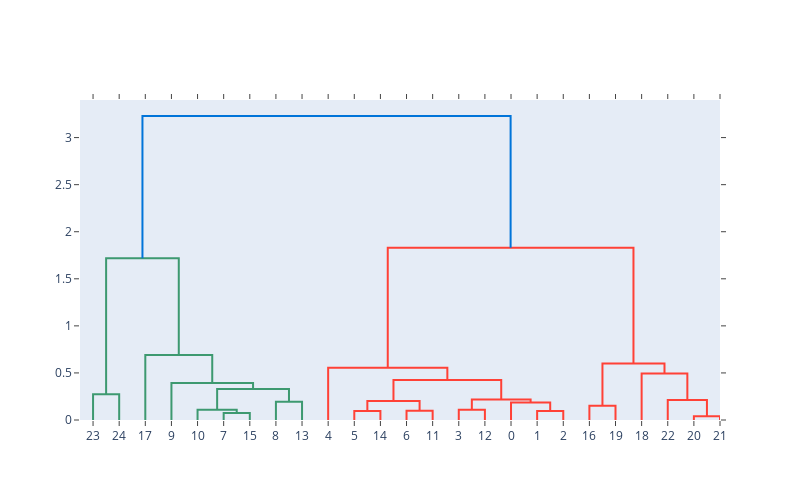

Notebook source saved alongside this figure:
### Code cell
import plotly.figure_factory as ff

import numpy as np

X = milk[['water','protein','fat','lactose','ash','y_km']]
dendro = ff.create_dendrogram(X)
dendro['layout'].update({'width':800, 'height':500})
pyo.iplot(dendro, filename='simple_dendrogram')

### Figure 1 — Plotly figure (JSON) as saved in the notebook; plotly's stock layout.template omitted (floating-point values rounded to 4 significant figures)
{"data": [{"hoverinfo": "text", "marker": {"color": "rgb(61,153,112)"}, "mode": "lines", "type": "scatter", "x": [5, 5, 15, 15], "xaxis": "x", "y": [0, 0.2742, 0.2742, 0], "yaxis": "y"}, {"hoverinfo": "text", "marker": {"color": "rgb(61,153,112)"}, "mode": "lines", "type": "scatter", "x": [55, 55, 65, 65], "xaxis": "x", "y": [0, 0.07411, 0.07411, 0], "yaxis": "y"}, {"hoverinfo": "text", "marker": {"color": "rgb(61,153,112)"}, "mode": "lines", "type": "scatter", "x": [45, 45, 60, 60], "xaxis": "x", "y": [0, 0.1076, 0.1076, 0.07411], "yaxis": "y"}, {"hoverinfo": "text", "marker": {"color": "rgb(61,153,112)"}, "mode": "lines", "type": "scatter", "x": [75, 75, 85, 85], "xaxis": "x", "y": [0, 0.1939, 0.1939, 0], "yaxis": "y"}, {"hoverinfo": "text", "marker": {"color": "rgb(61,153,112)"}, "mode": "lines", "type": "scatter", "x": [52.5, 52.5, 80, 80], "xaxis": "x", "y": [0.1076, 0.3299, 0.3299, 0.1939], "yaxis": "y"}, {"hoverinfo": "text", "marker": {"color": "rgb(61,153,112)"}, "mode": "lines", "type": "scatter", "x": [35, 35, 66.25, 66.25], "xaxis": "x", "y": [0, 0.3939, 0.3939, 0.3299], "yaxis": "y"}, {"hoverinfo": "text", "marker": {"color": "rgb(61,153,112)"}, "mode": "lines", "type": "scatter", "x": [25, 25, 50.62, 50.62], "xaxis": "x", "y": [0, 0.6894, 0.6894, 0.3939], "yaxis": "y"}, {"hoverinfo": "text", "marker": {"color": "rgb(61,153,112)"}, "mode": "lines", "type": "scatter", "x": [10, 10, 37.81, 37.81], "xaxis": "x", "y": [0.2742, 1.719, 1.719, 0.6894], "yaxis": "y"}, {"hoverinfo": "text", "marker": {"color": "rgb(255,65,54)"}, "mode": "lines", "type": "scatter", "x": [105, 105, 115, 115], "xaxis": "x", "y": [0, 0.0967, 0.0967, 0], "yaxis": "y"}, {"hoverinfo": "text", "marker": {"color": "rgb(255,65,54)"}, "mode": "lines", "type": "scatter", "x": [125, 125, 135, 135], "xaxis": "x", "y": [0, 0.09803, 0.09803, 0], "yaxis": "y"}, {"hoverinfo": "text", "marker": {"color": "rgb(255,65,54)"}, "mode": "lines", "type": "scatter", "x": [110, 110, 130, 130], "xaxis": "x", "y": [0.0967, 0.2031, 0.2031, 0.09803], "yaxis": "y"}, {"hoverinfo": "text", "marker": {"color": "rgb(255,65,54)"}, "mode": "lines", "type": "scatter", "x": [145, 145, 155, 155], "xaxis": "x", "y": [0, 0.11, 0.11, 0], "yaxis": "y"}, {"hoverinfo": "text", "marker": {"color": "rgb(255,65,54)"}, "mode": "lines", "type": "scatter", "x": [175, 175, 185, 185], "xaxis": "x", "y": [0, 0.09574, 0.09574, 0], "yaxis": "y"}, {"hoverinfo": "text", "marker": {"color": "rgb(255,65,54)"}, "mode": "lines", "type": "scatter", "x": [165, 165, 180, 180], "xaxis": "x", "y": [0, 0.187, 0.187, 0.09574], "yaxis": "y"}, {"hoverinfo": "text", "marker": {"color": "rgb(255,65,54)"}, "mode": "lines", "type": "scatter", "x": [150, 150, 172.5, 172.5], "xaxis": "x", "y": [0.11, 0.2172, 0.2172, 0.187], "yaxis": "y"}, {"hoverinfo": "text", "marker": {"color": "rgb(255,65,54)"}, "mode": "lines", "type": "scatter", "x": [120, 120, 161.2, 161.2], "xaxis": "x", "y": [0.2031, 0.4237, 0.4237, 0.2172], "yaxis": "y"}, {"hoverinfo": "text", "marker": {"color": "rgb(255,65,54)"}, "mode": "lines", "type": "scatter", "x": [95, 95, 140.6, 140.6], "xaxis": "x", "y": [0, 0.5542, 0.5542, 0.4237], "yaxis": "y"}, {"hoverinfo": "text", "marker": {"color": "rgb(255,65,54)"}, "mode": "lines", "type": "scatter", "x": [195, 195, 205, 205], "xaxis": "x", "y": [0, 0.1514, 0.1514, 0], "yaxis": "y"}, {"hoverinfo": "text", "marker": {"color": "rgb(255,65,54)"}, "mode": "lines", "type": "scatter", "x": [235, 235, 245, 245], "xaxis": "x", "y": [0, 0.04082, 0.04082, 0], "yaxis": "y"}, {"hoverinfo": "text", "marker": {"color": "rgb(255,65,54)"}, "mode": "lines", "type": "scatter", "x": [225, 225, 240, 240], "xaxis": "x", "y": [0, 0.2124, 0.2124, 0.04082], "yaxis": "y"}, {"hoverinfo": "text", "marker": {"color": "rgb(255,65,54)"}, "mode": "lines", "type": "scatter", "x": [215, 215, 232.5, 232.5], "xaxis": "x", "y": [0, 0.4948, 0.4948, 0.2124], "yaxis": "y"}, {"hoverinfo": "text", "marker": {"color": "rgb(255,65,54)"}, "mode": "lines", "type": "scatter", "x": [200, 200, 223.8, 223.8], "xaxis": "x", "y": [0.1514, 0.6008, 0.6008, 0.4948], "yaxis": "y"}, {"hoverinfo": "text", "marker": {"color": "rgb(255,65,54)"}, "mode": "lines", "type": "scatter", "x": [117.8, 117.8, 211.9, 211.9], "xaxis": "x", "y": [0.5542, 1.831, 1.831, 0.6008], "yaxis": "y"}, {"hoverinfo": "text", "marker": {"color": "rgb(0,116,217)"}, "mode": "lines", "type": "scatter", "x": [23.91, 23.91, 164.8, 164.8], "xaxis": "x", "y": [1.719, 3.229, 3.229, 1.831], "yaxis": "y"}], "layout": {"autosize": false, "height": 500, "hovermode": "closest", "showlegend": false, "width": 800, "xaxis": {"mirror": "allticks", "rangemode": "tozero", "showgrid": false, "showline": true, "showticklabels": true, "tickmode": "array", "ticks": "outside", "ticktext": ["23", "24", "17", "9", "10", "7", "15", "8", "13", "4", "5", "14", "6", "11", "3", "12", "0", "1", "2", "16", "19", "18", "22", "20", "21"], "tickvals": [5, 15, 25, 35, 45, 55, 65, 75, 85, 95, 105, 115, 125, 135, 145, 155, 165, 175, 185, 195, 205, 215, 225, 235, 245], "type": "linear", "zeroline": false}, "yaxis": {"mirror": "allticks", "rangemode": "tozero", "showgrid": false, "showline": true, "showticklabels": true, "ticks": "outside", "type": "linear", "zeroline": false}}}
